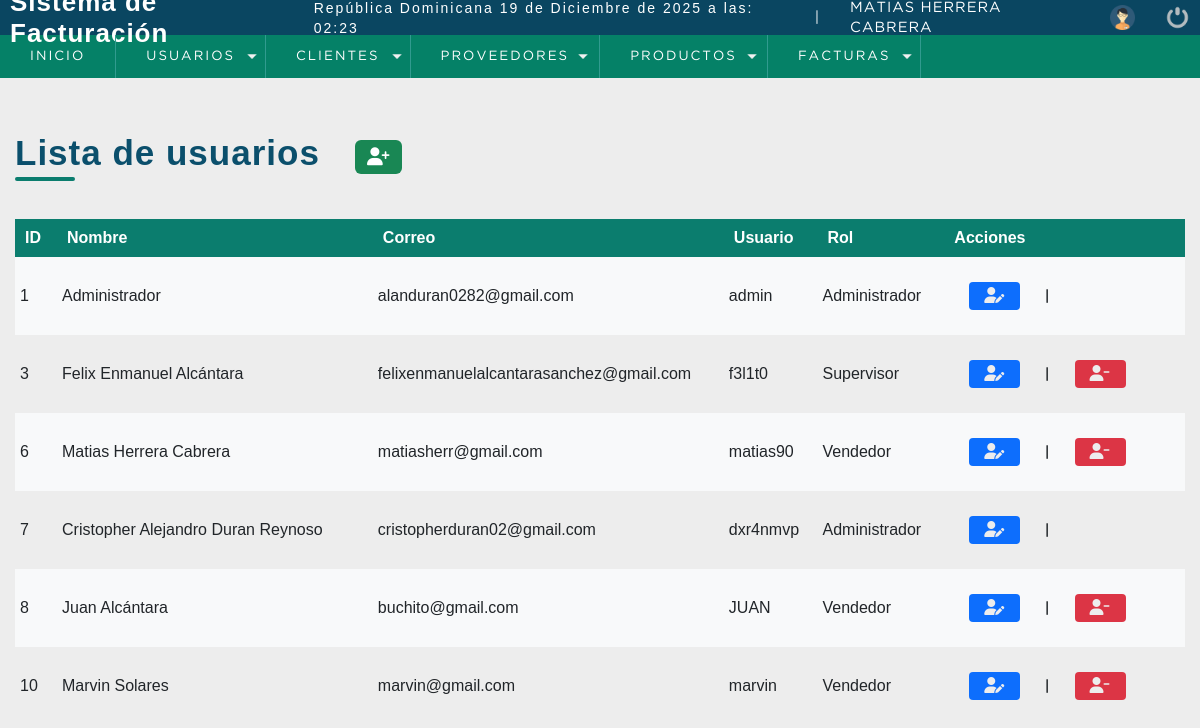
The app's page /sistema/lista_usuarios.php (signed in) with its own data.
### tables this page shows
CREATE TABLE `usuario` (
  `idusuario` int(11) NOT NULL,
  `nombre` varchar(50) DEFAULT NULL,
  `correo` varchar(100) DEFAULT NULL,
  `usuario` varchar(15) DEFAULT NULL,
  `clave` varchar(255) NOT NULL,
  `rol` int(11) DEFAULT NULL,
  `estatus` int(11) NOT NULL DEFAULT 1
);

CREATE TABLE `rol` (
  `idrol` int(11) NOT NULL,
  `rol` varchar(20) DEFAULT NULL
);

### sistema/lista_usuarios.php (the view, shortened to what this page needs)
<?php include "../conexion.php"; ?>
<!DOCTYPE html>
<html lang="en">
<head>
	<?php include "includes/scripts.php"; ?>
</head>
<body>
	<?php include "includes/header.php"; ?>
	<section id="container">
		<div class="title-page">
			<h1>Lista de usuarios</h1>
			<a href="registro_usuario.php" class="btn_new"><i class="fa-solid fa-user-plus"></i></a>
		</div>
		<table>
			<thead>
				<tr>
					<th>ID</th>
					<th>Nombre</th>
					<th>Correo</th>
					<th>Usuario</th>
					<th>Rol</th>
					<th>Acciones</th>
				</tr>
			</thead>
			<tbody>
			<?php
				$stmt = $conection->prepare("select u.idusuario, u.nombre, u.correo, u.usuario, r.rol from usuario u inner join rol r on u.rol = r.idrol WHERE u.estatus = 1");
				$stmt->execute();
				$result = $stmt->get_result();
				if ($result->num_rows > 0) {
					while($data = mysqli_fetch_assoc($result)) {
			?>
				<tr>
					<td><?php echo $data['idusuario']?></td>
					<td><?php echo $data['nombre']?></td>
					<td class="td_correo"><?php echo $data['correo']?></td>
					<td><?php echo $data['usuario']?></td>
					<td><?php echo $data['rol']?></td>
					<td>
						<a href="editar_usuario.php?id=" class="link_edit"><i class="fa-solid fa-user-pen"></i></a>
						<span>|</span>
						<?php
							$protegidos = [1, 7];
							if (!in_array($data['idusuario'], $protegidos)) {?>
							<a href="eliminar_confirmar_usuario.php?id=<?php echo $data['idusuario']?>" class="link_delete"><i class="fa-solid fa-user-minus"></i></a>
						<?php } ?>
					</td>
				</tr>
			<?php
				}
			}
			?>
			</tbody>
		</table>
	</section>
</body>
</html>

### sistema/css/style.css (style rules this page uses)
* { margin: 0; padding: 0; box-sizing: border-box; }
body { background: #ededed; }
h1, h2, h3, h4, h5, h6 { font-family: 'arial'; font-weight: bold; letter-spacing: 1px; }
h1 { font-size: 26px; }
a { text-decoration: none; font-family: arial; letter-spacing: 1px; }
span { font-family: 'GothamBook'; letter-spacing: 1px; font-size: 14px; line-height: 20px; }
#container { padding: 90px 15px 15px; }
#container h1 { font-size: 35px; display: inline-block; }
.btn_new { display: inline-block; background: #058167; padding: 5px 15px; border-radius: 4px; color: #ededed; margin: 20px; }
table { color: #FFFFFF; border-collapse: collapse; font-size: 12pt; font-family: sans-serif; width: 100%; font-weight: 100; }
table th { text-align: start; padding: 10px; background: #0B7D6E; color: #FFFFFF; }
table td { color: #212529; padding: 5px; }
table tr:nth-child(odd) { background: #F8F9FA; }
.link_edit { display: inline-block; background: #0D6EFD; padding: 5px 15px; border-radius: 4px; color: #ededed; margin: 20px; }
.link_delete { display: inline-block; background: #DC3545; padding: 5px 15px; border-radius: 4px; color: #ededed; margin: 20px; }
.title-page { display: flex; align-items: center; gap: 15px; margin-bottom: 25px; }
.title-page h1 { font-family: sans-serif; font-size: 32px; font-weight: 600; color: #0B4F6C; position: relative; padding-bottom: 8px; }
.title-page h1::after { content: ""; width: 60px; height: 4px; background: #0B7D6E; position: absolute; bottom: 0; left: 0; border-radius: 2px; }
.btn_new { background: #198754; color: #FFFFFF; padding: 8px 12px; border-radius: 6px; font-size: 18px; display: flex; align-items: center; justify-content: center; transition: background .2s ease; }
.title-page { margin-top: 30px; }
.td_correo { width: 30%; }
#container span { font-weight: bold; }

### records on screen
usuario: idusuario "1", nombre "Administrador", correo "alanduran0282@gmail.com", usuario "admin", rol.rol "Administrador"
usuario: idusuario "3", nombre "Felix Enmanuel Alcántara", correo "felixenmanuelalcantarasanchez@gmail.com", usuario "f3l1t0", rol.rol "Supervisor"
usuario: idusuario "6", nombre "Matias Herrera Cabrera", correo "matiasherr@gmail.com", usuario "matias90", rol.rol "Vendedor"
usuario: idusuario "7", nombre "Cristopher Alejandro Duran Reynoso", correo "cristopherduran02@gmail.com", usuario "dxr4nmvp", rol.rol "Administrador"
usuario: idusuario "8", nombre "Juan Alcántara", correo "buchito@gmail.com", usuario "JUAN", rol.rol "Vendedor"
usuario: idusuario "10", nombre "Marvin Solares", correo "marvin@gmail.com", usuario "marvin", rol.rol "Vendedor"

### other values on screen
fechaC() "19 de Diciembre de 2025 a las: 02:23"
$_SESSION['nombre'] "MATIAS HERRERA CABRERA"
